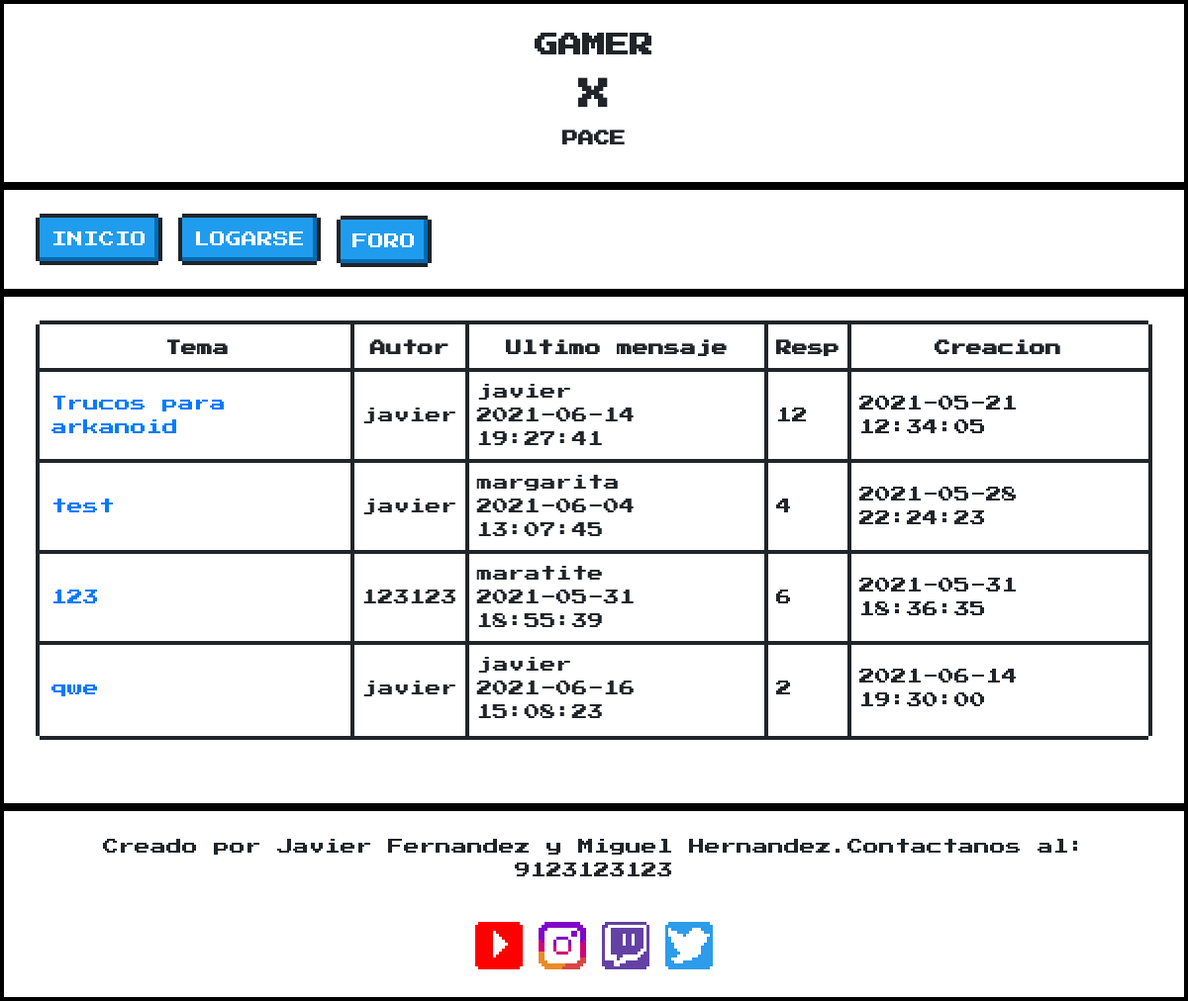
Screenshot of /foro.php with the database file from the repository.
### tables this page shows
CREATE TABLE `hilos` (
  `tema` varchar(45) NOT NULL,
  `autor` varchar(45) DEFAULT NULL,
  `create` timestamp NULL DEFAULT current_timestamp(),
  `id_tema` int(11) NOT NULL
);

CREATE TABLE `Mensajes` (
  `id_mensaje` int(11) NOT NULL,
  `autor` varchar(45) NOT NULL,
  `mensaje` longtext NOT NULL,
  `creacion` timestamp NOT NULL DEFAULT current_timestamp(),
  `fk_id_hilo` int(11) NOT NULL
);

### conexion.php (called while the page is built, shortened)
<?php
    class BBDD {
        private $descriptor;
        private $resultado;
        function __construct($servidor, $user, $pass, $base_datos, $puerto, $socket) {
            $this->servidor = $servidor;
            $this->user = $user;
            $this->pass = $pass;
            $this->base_datos = $base_datos;
            $this->puerto = $puerto;
            $this->socket = $socket;
            $this->descriptor = mysqli_connect($this->servidor, $this->user, $this->pass, $this->base_datos, $this->puerto, $this->socket);
        }
        public function consulta($consulta) {
            $this->resultado = mysqli_query($this->descriptor, $consulta);
        }
        public function extraer_registro(){
            if ($fila =  mysqli_fetch_array($this->resultado, MYSQLI_ASSOC)) {
                return $fila;
            } else {
                return false;
            }
        }
    }
$host="localhost";
$port=3306;
$socket="";
$user="id16510789_root";
$password="ymfXbG|xsN<s8vQv";
$dbname="id16510789_gamewxpace";
    $MyBBDD = new BBDD($host, $user, $password, $dbname, $port, $socket);
?>

### foro.php (the view, shortened to what this page needs)
<?php
include 'conexion.php';
?>
<!DOCTYPE html>
<html>
<head>
  <link href="/tfg/ness.css" rel="stylesheet" />
  <link rel="stylesheet/less" type="text/css" href="style2.less" />
</head>
<body>
  <div class="header nes-container is-centered">
    <div id="tit">
      <h2>GAMER</h2>
      <H1>X</H1>
      <h4>PACE</h4>
    </div>
  </div>
  <div class="navbar nes-container">
    <a href="/tfg/index.php" class="nes-btn is-primary">INICIO</a>
    <?php
      if($_SESSION["loggedin"]){
        echo "<a href='/tfg/perfil.php?id=" . $_SESSION["user"] . "' class='nes-btn is-primary'>PERFIL:" . $_SESSION["user"] . "</a>";
      } else {
        echo "<a href='/tfg/login.php' class='nes-btn is-primary'>LOGARSE</a>";
      }
    ?>
    <a href="/tfg/foro.php" class="nes-btn is-primary">FORO</a>
  </div>
  <div class="register nes-container ">
  <div class="nes-table-responsive">
  <table class="nes-table is-bordered is-centered foro">
    <thead>
      <tr>
        <th>Tema</th>
        <th>Autor</th>
        <th>Ultimo mensaje</th>
        <th>Resp</th>
        <th>Creacion</th>
      </tr>
    </thead>
    <tbody>
    <?php
    $MyBBDD->consulta("SELECT * FROM hilos");
    while ($fila = $MyBBDD->extraer_registro()) {
      echo "<tr>";
      echo "<td> <a href='mensajes.php?hilo=". $fila['id_tema'] . "'>" . $fila['tema'] . "</a></td>";
      echo "<td>" . $fila['autor'] . "</td>";
      $MyBBDD2 = clone $MyBBDD;
      $MyBBDD2->consulta("SELECT `autor`, `creacion` FROM `Mensajes` WHERE `fk_id_hilo` =". $fila['id_tema'] . " ORDER BY creacion DESC ");
      $fila2 = $MyBBDD2->extraer_registro();
      if($fila2['autor'] != ""){
        echo "<td>" . $fila2['autor'] . "<br>" . $fila2['creacion'] . "</td>";
                } else{
        echo "<td> No hay mensajes </td>";
                }
      $MyBBDD2 = clone $MyBBDD;
      $MyBBDD2->consulta("SELECT count(id_mensaje) as total FROM Mensajes where fk_id_hilo = ". $fila['id_tema']);
      $fila2 = $MyBBDD2->extraer_registro();
      echo "<td>" . $fila2['total'] . "</td>";
      echo "<td>" . $fila['create'] . "</td>";
      echo "</tr>";
    };
    ?>
    </tbody>
  </table>
  <br>
</div>
  </div>
  <div class="footer nes-container is-centered">
  <p>Creado por Javier Fernandez y Miguel Hernandez.Contactanos al: 9123123123
    </p><br>
  <a href="https://www.youtube.com/"><i class="nes-icon youtube is-medium"></i></a>
  <a href="https://www.instagram.com/"><i class="nes-icon instagram is-medium"></i></a>
  <a href="https://www.twitch.tv/"><i class="nes-icon twitch is-medium"></i></a>
  <a href="https://twitter.com/"><i class="nes-icon twitter is-medium"></i></a>
  </div>
</body>
</html>

### rows the page displays
hilos: tema "Trucos para arkanoid", autor "javier", mensajes.autor "javier", mensajes.creacion "2021-06-14 19:27:41", total "12", create "2021-05-21 12:34:05"
hilos: tema "test", autor "javier", mensajes.autor "margarita", mensajes.creacion "2021-06-04 13:07:45", total "4", create "2021-05-28 22:24:23"
hilos: tema "123", autor "123123", mensajes.autor "maratite", mensajes.creacion "2021-05-31 18:55:39", total "6", create "2021-05-31 18:36:35"
hilos: tema "qwe", autor "javier", mensajes.autor "javier", mensajes.creacion "2021-06-16 15:08:23", total "2", create "2021-06-14 19:30:00"
